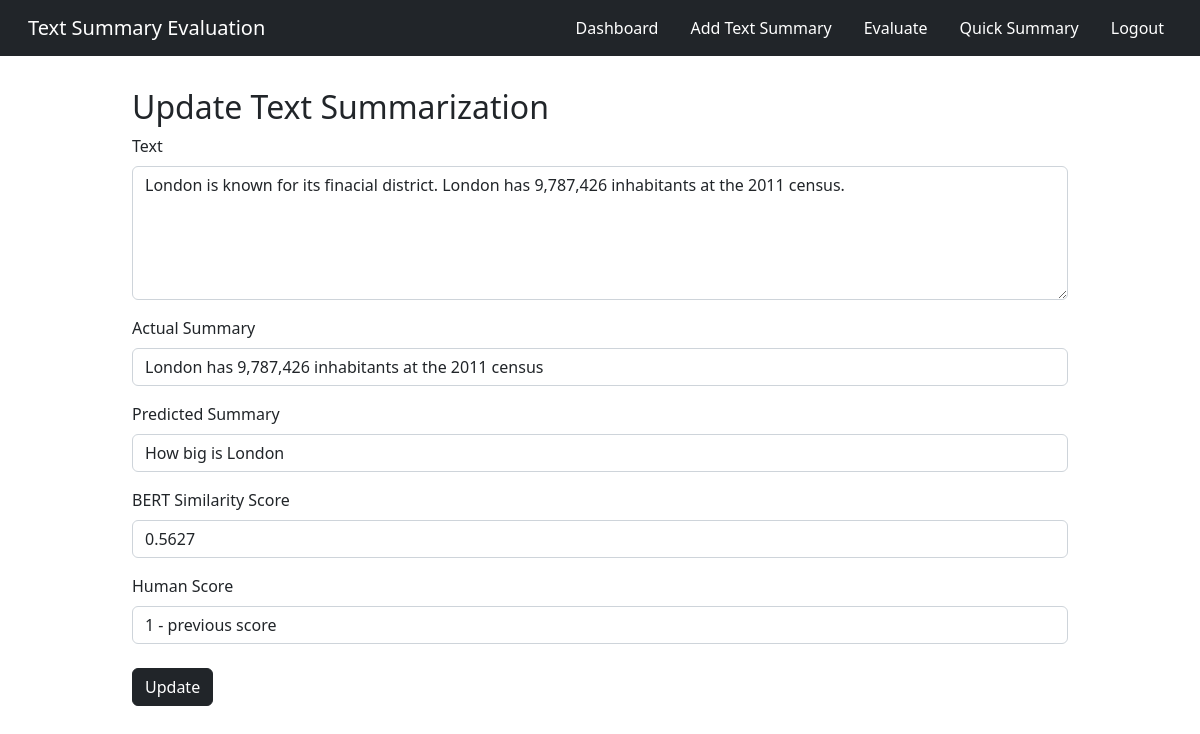
The app's page /textsum/update/4 (signed in) with its own data.
### app.py (models this page shows, shortened)
class TextSum(db.Model):
    sno = db.Column(db.Integer, primary_key=True)
    text = db.Column(db.String(10000), nullable=False)
    predicted_summary = db.Column(db.String(1000), nullable=False)
    actual_summary = db.Column(db.String(1000), nullable=False)
    cos_sim_score = db.Column(db.Float, nullable=True)
    human_score = db.Column(db.Integer, nullable=True)
    date_created = db.Column(db.DateTime, default=datetime.utcnow)

### app.py (the view, shortened to what this page needs)
@app.route('/textsum/update/<int:sno>',  methods=['GET', 'POST'])
@login_required
def update(sno):
    textsum = TextSum.query.filter_by(sno=sno).first()
    return render_template('update.html', textsum=textsum)

### app.py (called while the page is built)
@login_manager.user_loader
def load_user(user_id):
    return User.get(user_id)

    def get(id):
        return User.query.filter_by(id=id).first()

### templates/update.html (shortened to what this page needs)
<!doctype html>
<html lang="en">
<head>
    <link href="https://cdn.jsdelivr.net/npm/bootstrap@5.2.1/dist/css/bootstrap.min.css" rel="stylesheet"
>
</head>
<body>
{% extends 'base2.html' %}
{% block body %}
    <div class="container">
        <h2>Update Text Summarization</h2>
        <form class="form" action="/textsum/update/{{textsum.sno}}" method="POST">
            <div class="mb-3">
                <label for="text" class="form-label">Text</label>
                <textarea id="textarea1" class="form-control" rows="5" name="text">{{textsum.text}}</textarea>
            </div>
            <div class="mb-3">
                <label for="actual_summary" class="form-label">Actual Summary</label>
                <input type="text" class="form-control" name="actual_summary" value="{{textsum.actual_summary}}">
            </div>
            <div class="mb-3">
                <label for="predicted_summary" class="form-label">Predicted Summary</label>
                <input type="text" class="form-control" name="predicted_summary" value="{{textsum.predicted_summary}}" readonly>
            </div>
            <div class="mb-3">
                <label for="cos_sim_score" class="form-label">BERT Similarity Score</label>
                <input type="number" class="form-control" name="cos_sim_score" value="{{textsum.cos_sim_score}}" readonly>
            </div>
            <div class="mb-4">
                <label for="human_score" class="form-label">Human Score</label>
                <select class="form-control" name="human_score">
                    <option value="{{textsum.human_score}}">{{textsum.human_score}} - previous score</option>
                </select>
            </div>
            <button type="submit" class="btn btn-dark">Update</button>
        </form>
    </div>
{% endblock body %}

### templates/update.html (style rules this page uses)
.container { margin: 2rem 5rem; max-width: 80% !important; }

### records on screen
TextSum: text "London is known for its finacial district. London has 9,787,426 inhabitants at the 2011 census.", actual_summary "London has 9,787,426 inhabitants at the 2011 census", predicted_summary "How big is London", cos_sim_score "0.5627", human_score "1 - previous score"
